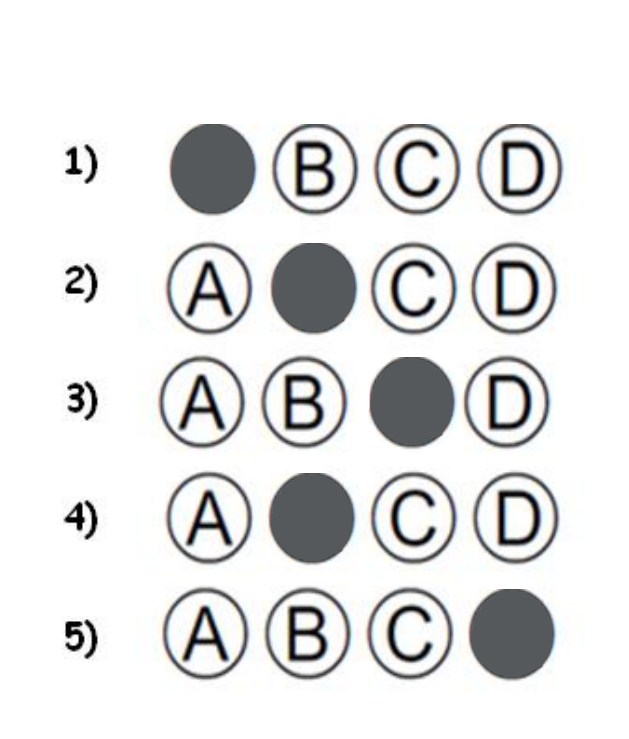
#> input picture CorrectBubbleSheetPaper/media/answer_module.png, 629 x 739 px, found by its file name
$ python proj.py
#> lines starting #> are read from the running program, lines starting #| are printed output that depends on the picture; after the words box and inside, x2 and y2 are one past the last pixel; in counts of white or black regions, pixels touching at a corner belong together
import cv2 as cv
import numpy as np
import imutils
from imutils import contours
import os

# Author : Mohamed Bakr

def getThresh(img):
    gray = cv.cvtColor(img, cv.COLOR_BGR2GRAY)
    blur = cv.GaussianBlur(gray, (5, 5), 0)
    edged = cv.Canny(blur, 100, 200)
    return cv.threshold(edged, 0, 255, cv.THRESH_BINARY | cv.THRESH_OTSU)[1]

# Read Correct Answers from Answer Module.

answer_module_path = input('Enter path of answer module : ')
#> the answer given: media/answer_module.png
to_correct_path = input('Enter path of papers to correct : ')
#> the answer given: media/answer_module.png

os.chdir(answer_module_path)

answer_module = cv.imread('answer_module.png')
#> answer_module is the input picture: shape (739, 629, 3); mean B, G, R 228, 228, 227.6
answers = {}

answers_module_thresh = getThresh(answer_module)
#> in getThresh, `edged = cv.Canny(blur, 100, 200)`:
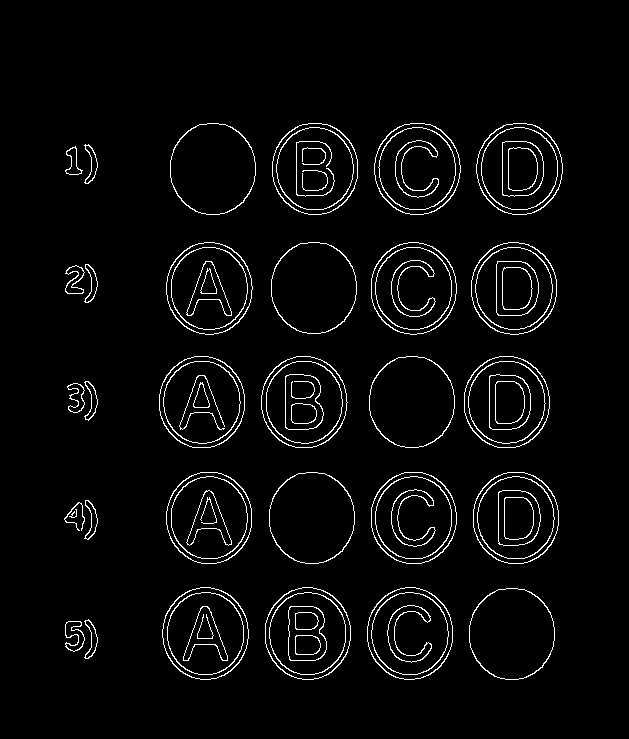
#> edged: shape (739, 629); 3.6% white in thin lines or dots, all inside (x1, y1, x2, y2) = (64, 123, 563, 680)
cnts = imutils.grab_contours(cv.findContours(answers_module_thresh,cv.RETR_EXTERNAL,cv.CHAIN_APPROX_SIMPLE))
#> cnts = 31 contours, 1 with area under 20; largest, box (x1, y1, x2, y2) and area: (162, 587, 249, 680) 6202, (471, 242, 557, 335) 6194, (166, 242, 253, 335) 6193, (476, 123, 563, 215) 6191, (371, 242, 457, 335) 6190
answer_module = cv.GaussianBlur(answer_module, (5, 5), 0)

qcnts = []
for cnt in reversed(cnts):
    (x,y,w,h) = cv.boundingRect(cnt)
    aspect = w/float(h)
    if w>=20 and h>=20 and aspect >= 0.9 and aspect <= 1.1:
        qcnts.append(cnt)
#> this loop made 31 passes
#> (x, y, w, h, aspect) on passes 1 to 12: (170, 123, 86, 92, 0.935), (272, 123, 86, 92, 0.935), (374, 123, 87, 92, 0.946), (476, 123, 87, 92, 0.946), (84, 144, 14, 40, 0.35), (65, 146, 18, 29, 0.621), (166, 242, 87, 93, 0.935), (271, 242, 86, 92, 0.935), (371, 242, 86, 93, 0.925), (471, 242, 86, 93, 0.925), (84, 264, 14, 39, 0.359), (65, 265, 20, 29, 0.69)
#> after the loop, qcnts = 20 contours; largest, box (x1, y1, x2, y2) and area: (162, 587, 249, 680) 6202, (471, 242, 557, 335) 6194, (166, 242, 253, 335) 6193, (476, 123, 563, 215) 6191, (371, 242, 457, 335) 6190

for (q,i) in enumerate(np.arange(0,len(qcnts),4)):
    cnts = contours.sort_contours(qcnts[i:i+4])[0]
    for (j,c) in enumerate(cnts):
        (x,y,w,h) = cv.boundingRect(c)
        current_cnt = cv.rectangle(answer_module.copy(),(x,y),(x+w,y+h),(0,255,0),thickness=2)
        mask = np.zeros(answers_module_thresh.shape,dtype='uint8')
        cv.drawContours(mask,[c],-1,255,-1)
        mask = cv.bitwise_and(answers_module_thresh,answers_module_thresh,mask=mask)
        if cv.countNonZero(mask)<400:
            answers[i//4] = j
            break
#> this loop made 5 passes
#> i on passes 1 to 5: 0, 4, 8, 12, 16
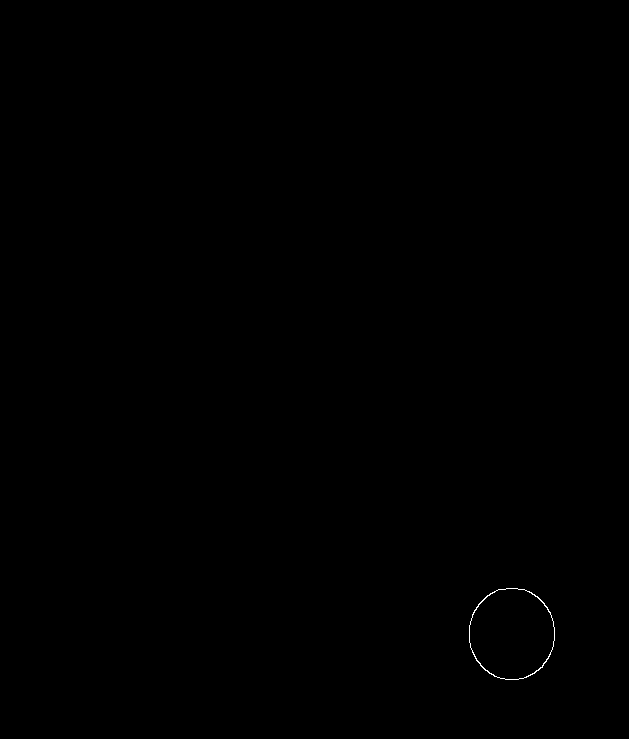
#> mask: shape (739, 629); 0.07% white in thin lines or dots, all inside (x1, y1, x2, y2) = (469, 588, 555, 680)
#> after the loop, answers = {0: 0, 1: 1, 2: 2, 3: 1, 4: 3}

# Mark of Exam Papers.

os.chdir(to_correct_path)

papers = os.listdir()
results = []
for (no,paper) in enumerate(papers):
    img = cv.imread(paper)
#> (the run stopped early here; a loop or call above may not have finished)
